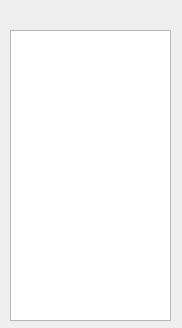
<?xml version="1.0" encoding="UTF-8"?>
<ui version="4.0">
 <class>Form</class>
 <widget class="QWidget" name="Form">
  <property name="geometry">
   <rect>
    <x>0</x>
    <y>0</y>
    <width>182</width>
    <height>328</height>
   </rect>
  </property>
  <property name="windowTitle">
   <string>Form</string>
  </property>
  <widget class="QTableView" name="drink_table_view">
   <property name="geometry">
    <rect>
     <x>10</x>
     <y>30</y>
     <width>161</width>
     <height>291</height>
    </rect>
   </property>
  </widget>
 </widget>
 <resources/>
 <connections/>
</ui>
